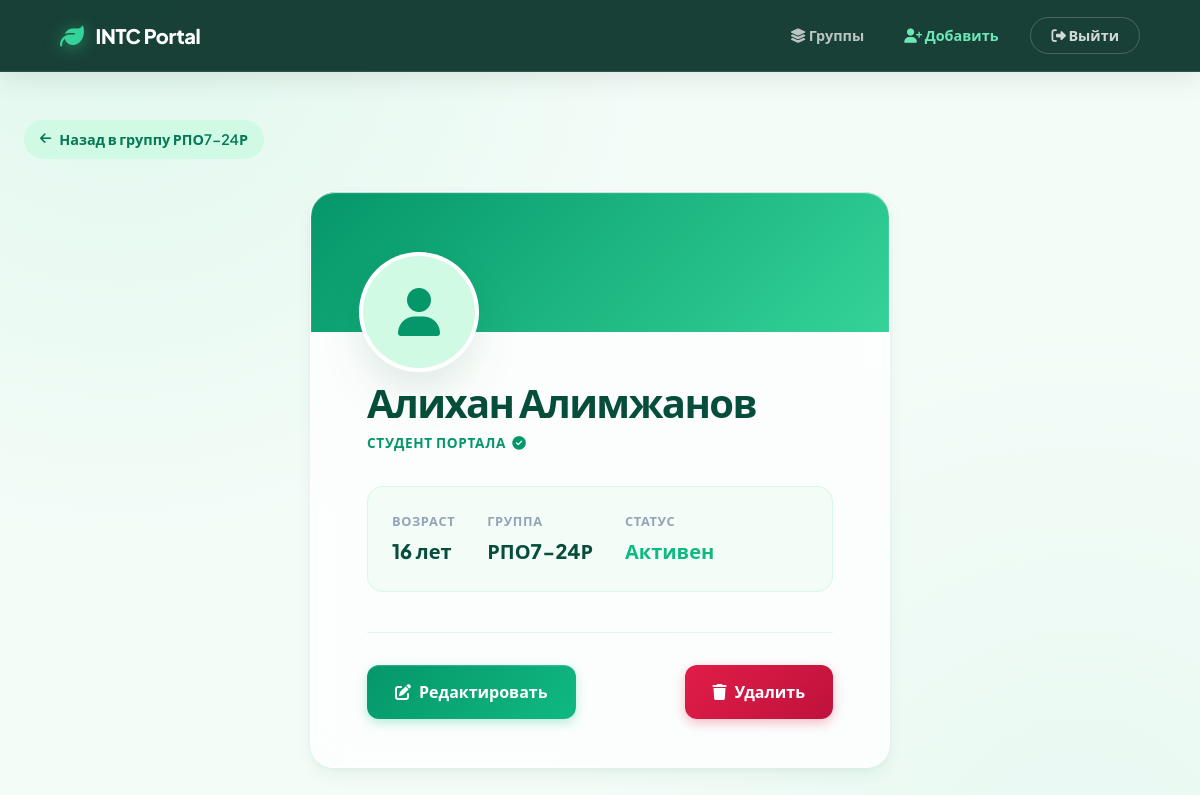
The page /students/1/ (signed in) on the database its author committed.
### students/models.py (models this page shows, shortened)
class Student(models.Model):
    first_name = models.CharField(max_length=100)
    last_name = models.CharField(max_length=100)
    age = models.IntegerField()
    group = models.CharField(max_length=20)
    photo = models.ImageField(upload_to='photos/', blank=True, null=True)

### students/views.py (the view)
# urls.py: path('<int:pk>/', views.student_detail, name='student_detail'),
@login_required
def student_detail(request, pk):
    student = get_object_or_404(Student, pk=pk)
    return render(request, "students/detail.html", {"student": student})

### students/templates/students/detail.html (shortened to what this page needs)
{% extends 'base.html' %}
{% block content %}
<a href="{% url 'group_detail' student.group %}" class="breadcrumb animate-fade stagger-1">
    <i class="fa-solid fa-arrow-left"></i> Назад в группу {{ student.group }}
</a>
<div class="glass-card form-card animate-fade stagger-2" style="padding: 2.5rem 2.5rem 3rem;">
    <div class="profile-cover">
        <div class="profile-photo-wrapper">
            {% if student.photo %}
            <img src="{{ student.photo.url }}" alt="Фото {{ student.first_name }}">
            {% else %}
            <div class="placeholder">
                <i class="fa-solid fa-user"></i>
            </div>
            {% endif %}
        </div>
    </div>
    <div class="profile-body">
        <h1 class="profile-name">{{ student.first_name }} {{ student.last_name }}</h1>
        <p
            style="color: var(--emerald-600); font-weight: 700; letter-spacing: 0.05em; text-transform: uppercase; font-size: 0.85rem;">
            Студент портала <i class="fa-solid fa-circle-check" style="margin-left: 0.2rem;"></i>
        </p>
        <div class="profile-stats">
            <div class="stat-box">
                <span class="stat-label">Возраст</span>
                <span class="stat-value">{{ student.age }} лет</span>
            </div>
            <div class="stat-box">
                <span class="stat-label">Группа</span>
                <span class="stat-value">
                    <div class="badge">{{ student.group }}</div>
                </span>
            </div>
            <div class="stat-box">
                <span class="stat-label">Статус</span>
                <span class="stat-value" style="color: var(--emerald-500);">Активен</span>
            </div>
        </div>
        <div class="profile-actions">
            <a href="{% url 'edit_student' student.pk %}" class="btn">
                <i class="fa-solid fa-pen-to-square"></i> Редактировать
            </a>
            <a href="{% url 'delete_student' student.pk %}" class="btn btn-danger" style="margin-left: auto;"
                onclick="return confirm('Вы уверены, что хотите навсегда удалить студента {{ student.first_name }}?');">
                <i class="fa-solid fa-trash"></i> Удалить
            </a>
        </div>
    </div>
</div>
{% endblock %}

### students/templates/base.html (shortened to what this page needs)
{% load static %}
<!DOCTYPE html>
<html lang="ru">
<head>
    <link rel="stylesheet" href="https://cdnjs.cloudflare.com/ajax/libs/font-awesome/6.4.0/css/all.min.css">
    <link rel="stylesheet" href="{% static 'css/style.css' %}">
</head>
<body>
    <header>
        <nav class="navbar">
            <a href="{% url 'student_list' %}" class="navbar-brand">
                <i class="fa-solid fa-leaf"></i>
                INTC Portal
            </a>
            <div class="nav-links">
                {% if user.is_authenticated %}
                <a href="{% url 'student_list' %}" class="nav-link"><i class="fa-solid fa-layer-group"></i> Группы</a>
                <a href="{% url 'add_student' %}" class="nav-link active-add"><i class="fa-solid fa-user-plus"></i>
                    Добавить</a>
                <form action="{% url 'logout' %}" method="post">
                    <button type="submit" class="btn-nav-logout"><i class="fa-solid fa-right-from-bracket"></i>
                        Выйти</button>
                </form>
                {% else %}
                <a href="{% url 'login' %}" class="nav-link">Вход</a>
                <a href="{% url 'register' %}" class="btn"><i class="fa-solid fa-user-check"></i> Регистрация</a>
                {% endif %}
            </div>
        </nav>
    </header>
    <main class="main-content">
        {% block content %}{% endblock %}
    </main>
</body>
</html>

### rows shown on the page
Student: group "РПО7-24Р", first_name "Алихан", last_name "Алимжанов", age "16"
